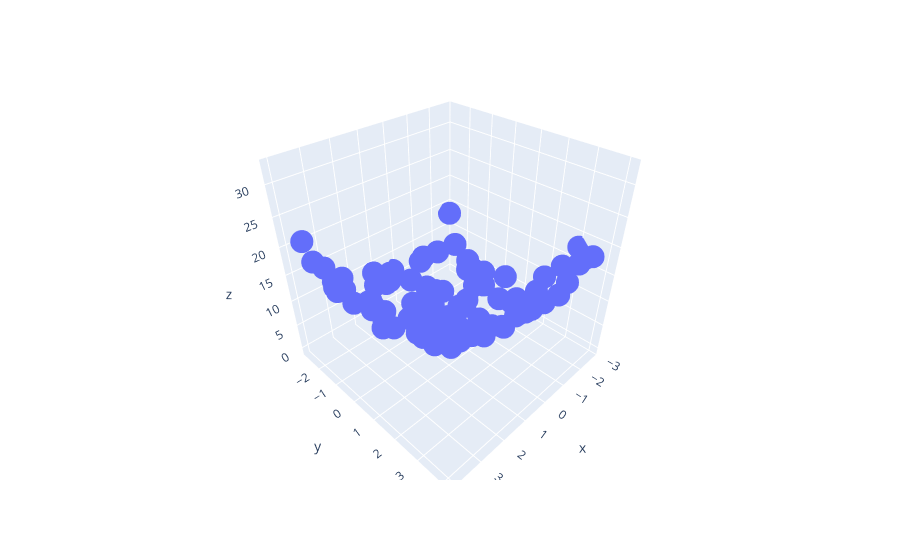

The notebook cell saved with this chart:
### Code cell
import plotly.express as px
df = px.data.iris()
fig = px.scatter_3d(df,x = x.ravel(), y = y.ravel(), z = z.ravel())
fig.show()
